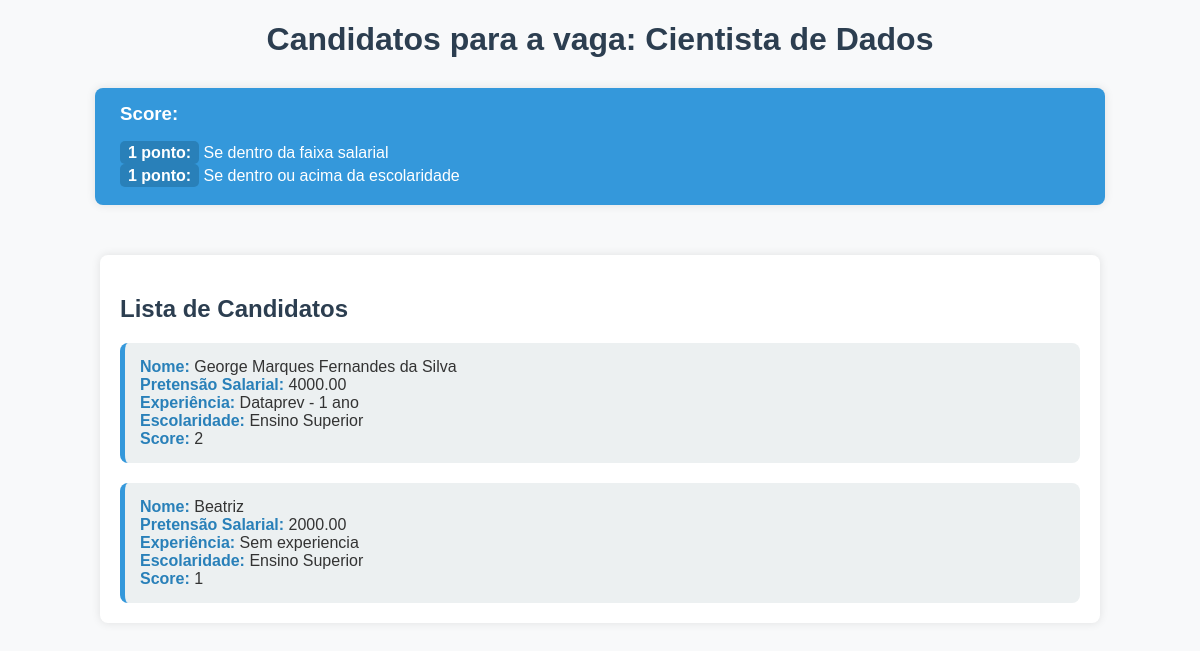
Page /companies/view_applicants/18/ on the committed database.
### companies/models.py (models this page shows, shortened)
class JobPosting(models.Model):
    SALARY_CHOICES = [
        ('up_to_1000', 'Até 1.000'),
        ('1000_to_2000', 'De 1.000 a 2.000'),
        ('2000_to_3000', 'De 2.000 a 3.000'),
        ('above_3000', 'Acima de 3.000'),
    ]
    EDUCATION_CHOICES = [
        ('fundamental', 'Ensino fundamental'),
        ('medio', 'Ensino médio'),
        ('tecnologo', 'Tecnólogo'),
        ('superior', 'Ensino Superior'),
        ('pos_mba_mestrado', 'Pós / MBA / Mestrado'),
        ('doutorado', 'Doutorado'),
    ]
    title = models.CharField(max_length=255)
    salary_range = models.CharField(max_length=50, choices=SALARY_CHOICES)
    education_level = models.CharField(max_length=50, choices=EDUCATION_CHOICES)
    created_at = models.DateTimeField(default=timezone.now)

### users/models.py (models this page shows, shortened)
class Application(models.Model):
    job = models.ForeignKey(JobPosting, on_delete=models.CASCADE, related_name='user_applications')
    job_title = models.CharField(max_length=255, blank=True, null=True)
    name = models.CharField(max_length=255)
    salary_expectation = models.DecimalField(max_digits=10, decimal_places=2)
    experience = models.TextField()
    highest_education = models.CharField(max_length=100)
    created_at = models.DateTimeField(default=timezone.now)

### companies/views.py (the view)
# urls.py: path('view_applicants/<int:job_id>/', views.view_applicants, name='view_applicants'),
def view_applicants(request, job_id):
    job = get_object_or_404(JobPosting, id=job_id)
    applicants = job.user_applications.all()
    for applicant in applicants:
        applicant.score = CompaniesApplication.calculate_score(applicant)
    context = {
        'job': job,
        'applicants': applicants,
    }
    return render(request, 'companies/view_applicants.html', context)

### companies/models.py (called while the page is built)
    def normalize_education_level(level):
        normalization_map = {
            'ensino fundamental': 'fundamental',
            'ensino médio': 'medio',
            'tecnólogo': 'tecnologo',
            'ensino superior': 'superior',
            'pós / mba / mestrado': 'pos_mba_mestrado',
            'doutorado': 'doutorado',
            'fundamental': 'fundamental',
            'medio': 'medio',
            'tecnologo': 'tecnologo',
            'superior': 'superior',
            'pos mba mestrado': 'pos_mba_mestrado',
            'doutorado': 'doutorado',
        }
        return normalization_map.get(level.strip().lower(), '')

### companies/templates/companies/view_applicants.html (shortened to what this page needs)
<!DOCTYPE html>
<html>
<head>
    {% load static %}
    <link rel="stylesheet" type="text/css" href="{% static 'companies/view_applicants.css' %}">
</head>
<body>
    <h1>Candidatos para a vaga: {{ job.title }}</h1>
    <div class="score-info">
         <h3>Score:</h3>
         <p><span class="score-point">1 ponto:</span> Se dentro da faixa salarial</p>
         <p><span class="score-point">1 ponto:</span> Se dentro ou acima da escolaridade</p>
    </div>
    <div class="container">
        <h2>Lista de Candidatos</h2>
        <div class="applicant-list">
            {% for applicant in applicants %}
                <div class="applicant-card">
                    <strong>Nome:</strong> {{ applicant.name }}<br>
                    <strong>Pretensão Salarial:</strong> {{ applicant.salary_expectation }}<br>
                    <strong>Experiência:</strong> {{ applicant.experience }}<br>
                    <strong>Escolaridade:</strong> {{ applicant.highest_education }}<br>
                    <strong>Score: </strong>{{applicant.score}}
                </div>
            {% empty %}
                <p>Nenhum candidato para esta vaga.</p>
            {% endfor %}
        </div>
    </div>
</body>

### companies/static/companies/view_applicants.css (style rules this page uses)
body { font-family: Arial, sans-serif; background-color: #f8f9fa; margin: 0; padding: 0; color: #333; }
.container { width: 80%; margin: 50px auto; background-color: #fff; padding: 20px; border-radius: 8px; box-shadow: 0 0 10px rgba(0, 0, 0, 0.1); }
h1 { color: #2c3e50; text-align: center; margin-bottom: 30px; }
h2 { color: #2c3e50; margin-bottom: 20px; }
.applicant-card { background-color: #ecf0f1; padding: 15px; border-radius: 8px; border-left: 5px solid #3498db; }
.applicant-card strong { color: #2980b9; }

### companies/templates/companies/view_applicants.html (style rules this page uses)
.score-info { background-color: #3498db; color: #fff; padding: 15px 25px; border-radius: 8px; margin: 20px auto; width: 80%; box-shadow: 0 0 10px rgba(0, 0, 0, 0.1); }
.score-info h3 { margin-top: 0; }
.score-info p { margin: 5px 0; }
.score-point { font-weight: bold; background-color: #2980b9; padding: 3px 8px; border-radius: 5px; }
.applicant-list { display: flex; flex-direction: column; gap: 20px; }

### rows in the picture
JobPosting: title "Cientista de Dados"
Application: name "George Marques Fernandes da Silva", salary_expectation "4000.00", experience "Dataprev - 1 ano", highest_education "Ensino Superior", score "2"
Application: name "Beatriz", salary_expectation "2000.00", experience "Sem experiencia", highest_education "Ensino Superior", score "1"
